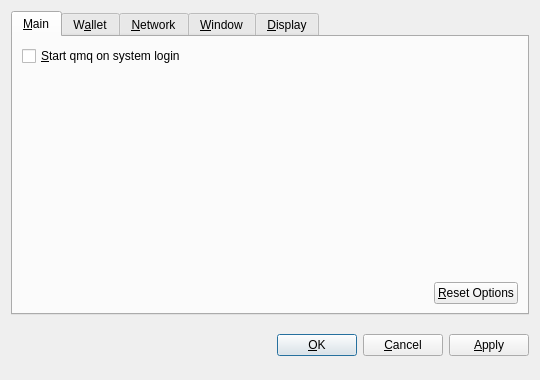
<?xml version="1.0" encoding="UTF-8"?>
<ui version="4.0">
 <class>OptionsDialog</class>
 <widget class="QDialog" name="OptionsDialog">
  <property name="geometry">
   <rect>
    <x>0</x>
    <y>0</y>
    <width>540</width>
    <height>380</height>
   </rect>
  </property>
  <property name="windowTitle">
   <string>Options</string>
  </property>
  <property name="modal">
   <bool>true</bool>
  </property>
  <layout class="QVBoxLayout" name="verticalLayout">
   <item>
    <widget class="QTabWidget" name="tabWidget">
     <property name="tabPosition">
      <enum>QTabWidget::North</enum>
     </property>
     <property name="currentIndex">
      <number>0</number>
     </property>
     <widget class="QWidget" name="tabMain">
      <attribute name="title">
       <string>&amp;Main</string>
      </attribute>
      <layout class="QVBoxLayout" name="verticalLayout_Main">
       <item>
        <widget class="QCheckBox" name="bitcoinAtStartup">
         <property name="toolTip">
          <string>Automatically start qmq after logging in to the system.</string>
         </property>
         <property name="text">
          <string>&amp;Start qmq on system login</string>
         </property>
        </widget>
       </item>
       <item>
        <spacer name="verticalSpacer_Main">
         <property name="orientation">
          <enum>Qt::Vertical</enum>
         </property>
         <property name="sizeHint" stdset="0">
          <size>
           <width>20</width>
           <height>40</height>
          </size>
         </property>
        </spacer>
       </item>
       <item>
        <layout class="QHBoxLayout" name="horizontalLayout_2_Main">
         <item>
          <spacer name="horizontalSpacer_2_Main">
           <property name="orientation">
            <enum>Qt::Horizontal</enum>
           </property>
           <property name="sizeHint" stdset="0">
            <size>
             <width>40</width>
             <height>20</height>
            </size>
           </property>
          </spacer>
         </item>
         <item>
          <widget class="QPushButton" name="resetButton">
           <property name="toolTip">
            <string>Reset all client options to default.</string>
           </property>
           <property name="text">
            <string>&amp;Reset Options</string>
           </property>
           <property name="autoDefault">
            <bool>false</bool>
           </property>
          </widget>
         </item>
        </layout>
       </item>
      </layout>
     </widget>
     <widget class="QWidget" name="tabWallet">
      <attribute name="title">
       <string>W&amp;allet</string>
      </attribute>
      <layout class="QVBoxLayout" name="verticalLayout_Network">
       <item>
        <widget class="QLabel" name="transactionFeeInfoLabel">
         <property name="text">
          <string>Optional transaction fee per kB that helps make sure your transactions are processed quickly. Most transactions are 1 kB.</string>
         </property>
         <property name="textFormat">
          <enum>Qt::PlainText</enum>
         </property>
         <property name="wordWrap">
          <bool>true</bool>
         </property>
        </widget>
       </item>
       <item>
        <layout class="QHBoxLayout" name="horizontalLayout_1_Main">
         <item>
          <widget class="QLabel" name="transactionFeeLabel">
           <property name="text">
            <string>Pay transaction &amp;fee</string>
           </property>
           <property name="textFormat">
            <enum>Qt::PlainText</enum>
           </property>
           <property name="buddy">
            <cstring>transactionFee</cstring>
           </property>
          </widget>
         </item>
         <item>
          <widget class="BitcoinAmountField" name="transactionFee"/>
         </item>
         <item>
          <spacer name="horizontalSpacer_1_Main">
           <property name="orientation">
            <enum>Qt::Horizontal</enum>
           </property>
           <property name="sizeHint" stdset="0">
            <size>
             <width>40</width>
             <height>20</height>
            </size>
           </property>
          </spacer>
         </item>
        </layout>
       </item>
       <item>
        <widget class="QLabel" name="label">
         <property name="text">
          <string>If you disable the spending of unconfirmed change, the change from a transaction cannot be used until that transaction has at least one confirmation. This also affects how your balance is computed.</string>
         </property>
         <property name="wordWrap">
          <bool>true</bool>
         </property>
        </widget>
       </item>
       <item>
        <widget class="QCheckBox" name="spendZeroConfChange">
         <property name="text">
          <string>Spend unconfirmed change  (experts only)</string>
         </property>
        </widget>
       </item>
       <item>
        <spacer name="verticalSpacer">
         <property name="orientation">
          <enum>Qt::Vertical</enum>
         </property>
         <property name="sizeHint" stdset="0">
          <size>
           <width>20</width>
           <height>40</height>
          </size>
         </property>
        </spacer>
       </item>
      </layout>
     </widget>
     <widget class="QWidget" name="tabNetwork">
      <attribute name="title">
       <string>&amp;Network</string>
      </attribute>
      <layout class="QVBoxLayout" name="verticalLayout_Network">
       <item>
        <widget class="QCheckBox" name="mapPortUpnp">
         <property name="toolTip">
          <string>Automatically open the qmq client port on the router. This only works when your router supports UPnP and it is enabled.</string>
         </property>
         <property name="text">
          <string>Map port using &amp;UPnP</string>
         </property>
        </widget>
       </item>
       <item>
        <widget class="QCheckBox" name="connectSocks">
         <property name="toolTip">
          <string>Connect to the qmq network through a SOCKS proxy (e.g. when connecting through Tor).</string>
         </property>
         <property name="text">
          <string>&amp;Connect through SOCKS proxy:</string>
         </property>
        </widget>
       </item>
       <item>
        <layout class="QHBoxLayout" name="horizontalLayout_Network">
         <item>
          <widget class="QLabel" name="proxyIpLabel">
           <property name="text">
            <string>Proxy &amp;IP:</string>
           </property>
           <property name="textFormat">
            <enum>Qt::PlainText</enum>
           </property>
           <property name="buddy">
            <cstring>proxyIp</cstring>
           </property>
          </widget>
         </item>
         <item>
          <widget class="QValidatedLineEdit" name="proxyIp">
           <property name="maximumSize">
            <size>
             <width>140</width>
             <height>16777215</height>
            </size>
           </property>
           <property name="toolTip">
            <string>IP address of the proxy (e.g. 127.0.0.1)</string>
           </property>
          </widget>
         </item>
         <item>
          <widget class="QLabel" name="proxyPortLabel">
           <property name="text">
            <string>&amp;Port:</string>
           </property>
           <property name="textFormat">
            <enum>Qt::PlainText</enum>
           </property>
           <property name="buddy">
            <cstring>proxyPort</cstring>
           </property>
          </widget>
         </item>
         <item>
          <widget class="QLineEdit" name="proxyPort">
           <property name="maximumSize">
            <size>
             <width>55</width>
             <height>16777215</height>
            </size>
           </property>
           <property name="toolTip">
            <string>Port of the proxy (e.g. 9050)</string>
           </property>
          </widget>
         </item>
         <item>
          <widget class="QLabel" name="socksVersionLabel">
           <property name="text">
            <string>SOCKS &amp;Version:</string>
           </property>
           <property name="textFormat">
            <enum>Qt::PlainText</enum>
           </property>
           <property name="buddy">
            <cstring>socksVersion</cstring>
           </property>
          </widget>
         </item>
         <item>
          <widget class="QValueComboBox" name="socksVersion">
           <property name="toolTip">
            <string>SOCKS version of the proxy (e.g. 5)</string>
           </property>
          </widget>
         </item>
         <item>
          <spacer name="horizontalSpacer_Network">
           <property name="orientation">
            <enum>Qt::Horizontal</enum>
           </property>
           <property name="sizeHint" stdset="0">
            <size>
             <width>40</width>
             <height>20</height>
            </size>
           </property>
          </spacer>
         </item>
        </layout>
       </item>
       <item>
        <spacer name="verticalSpacer_Network">
         <property name="orientation">
          <enum>Qt::Vertical</enum>
         </property>
         <property name="sizeHint" stdset="0">
          <size>
           <width>20</width>
           <height>40</height>
          </size>
         </property>
        </spacer>
       </item>
      </layout>
     </widget>
     <widget class="QWidget" name="tabWindow">
      <attribute name="title">
       <string>&amp;Window</string>
      </attribute>
      <layout class="QVBoxLayout" name="verticalLayout_Window">
       <item>
        <widget class="QCheckBox" name="minimizeToTray">
         <property name="toolTip">
          <string>Show only a tray icon after minimizing the window.</string>
         </property>
         <property name="text">
          <string>&amp;Minimize to the tray instead of the taskbar</string>
         </property>
        </widget>
       </item>
       <item>
        <widget class="QCheckBox" name="minimizeOnClose">
         <property name="toolTip">
          <string>Minimize instead of exit the application when the window is closed. When this option is enabled, the application will be closed only after selecting Quit in the menu.</string>
         </property>
         <property name="text">
          <string>M&amp;inimize on close</string>
         </property>
        </widget>
       </item>
       <item>
        <spacer name="verticalSpacer_Window">
         <property name="orientation">
          <enum>Qt::Vertical</enum>
         </property>
         <property name="sizeHint" stdset="0">
          <size>
           <width>20</width>
           <height>40</height>
          </size>
         </property>
        </spacer>
       </item>
      </layout>
     </widget>
     <widget class="QWidget" name="tabDisplay">
      <attribute name="title">
       <string>&amp;Display</string>
      </attribute>
      <layout class="QVBoxLayout" name="verticalLayout_Display">
       <item>
        <layout class="QHBoxLayout" name="horizontalLayout_1_Display">
         <item>
          <widget class="QLabel" name="langLabel">
           <property name="text">
            <string>User Interface &amp;language:</string>
           </property>
           <property name="textFormat">
            <enum>Qt::PlainText</enum>
           </property>
           <property name="buddy">
            <cstring>lang</cstring>
           </property>
          </widget>
         </item>
         <item>
          <widget class="QValueComboBox" name="lang">
           <property name="toolTip">
            <string>The user interface language can be set here. This setting will take effect after restarting qmq.</string>
           </property>
          </widget>
         </item>
        </layout>
       </item>
       <item>
        <layout class="QHBoxLayout" name="horizontalLayout_2_Display">
         <item>
          <widget class="QLabel" name="unitLabel">
           <property name="text">
            <string>&amp;Unit to show amounts in:</string>
           </property>
           <property name="textFormat">
            <enum>Qt::PlainText</enum>
           </property>
           <property name="buddy">
            <cstring>unit</cstring>
           </property>
          </widget>
         </item>
         <item>
          <widget class="QValueComboBox" name="unit">
           <property name="toolTip">
            <string>Choose the default subdivision unit to show in the interface and when sending coins.</string>
           </property>
          </widget>
         </item>
        </layout>
       </item>
       <item>
        <widget class="QCheckBox" name="displayAddresses">
         <property name="toolTip">
          <string>Whether to show qmq addresses in the transaction list or not.</string>
         </property>
         <property name="text">
          <string>&amp;Display addresses in transaction list</string>
         </property>
        </widget>
       </item>
       <item>
        <widget class="QCheckBox" name="coinControlFeatures">
         <property name="toolTip">
          <string>Whether to show coin control features or not.</string>
         </property>
         <property name="text">
          <string>Display coin &amp;control features (experts only!)</string>
         </property>
        </widget>
       </item>
       <item>
        <spacer name="verticalSpacer_Display">
         <property name="orientation">
          <enum>Qt::Vertical</enum>
         </property>
         <property name="sizeHint" stdset="0">
          <size>
           <width>20</width>
           <height>40</height>
          </size>
         </property>
        </spacer>
       </item>
      </layout>
     </widget>
    </widget>
   </item>
   <item>
    <layout class="QHBoxLayout" name="horizontalLayout_Buttons">
     <item>
      <spacer name="horizontalSpacer_1">
       <property name="orientation">
        <enum>Qt::Horizontal</enum>
       </property>
       <property name="sizeHint" stdset="0">
        <size>
         <width>40</width>
         <height>48</height>
        </size>
       </property>
      </spacer>
     </item>
     <item>
      <widget class="QLabel" name="statusLabel">
       <property name="font">
        <font>
         <weight>75</weight>
         <bold>true</bold>
        </font>
       </property>
       <property name="text">
        <string/>
       </property>
       <property name="textFormat">
        <enum>Qt::PlainText</enum>
       </property>
       <property name="wordWrap">
        <bool>true</bool>
       </property>
      </widget>
     </item>
     <item>
      <spacer name="horizontalSpacer_2">
       <property name="orientation">
        <enum>Qt::Horizontal</enum>
       </property>
       <property name="sizeHint" stdset="0">
        <size>
         <width>40</width>
         <height>48</height>
        </size>
       </property>
      </spacer>
     </item>
     <item>
      <widget class="QPushButton" name="okButton">
       <property name="text">
        <string>&amp;OK</string>
       </property>
      </widget>
     </item>
     <item>
      <widget class="QPushButton" name="cancelButton">
       <property name="text">
        <string>&amp;Cancel</string>
       </property>
       <property name="autoDefault">
        <bool>false</bool>
       </property>
      </widget>
     </item>
     <item>
      <widget class="QPushButton" name="applyButton">
       <property name="text">
        <string>&amp;Apply</string>
       </property>
       <property name="autoDefault">
        <bool>false</bool>
       </property>
      </widget>
     </item>
    </layout>
   </item>
  </layout>
 </widget>
 <customwidgets>
  <customwidget>
   <class>BitcoinAmountField</class>
   <extends>QSpinBox</extends>
   <header>bitcoinamountfield.h</header>
  </customwidget>
  <customwidget>
   <class>QValueComboBox</class>
   <extends>QComboBox</extends>
   <header>qvaluecombobox.h</header>
  </customwidget>
  <customwidget>
   <class>QValidatedLineEdit</class>
   <extends>QLineEdit</extends>
   <header>qvalidatedlineedit.h</header>
  </customwidget>
 </customwidgets>
 <resources/>
 <connections/>
</ui>
